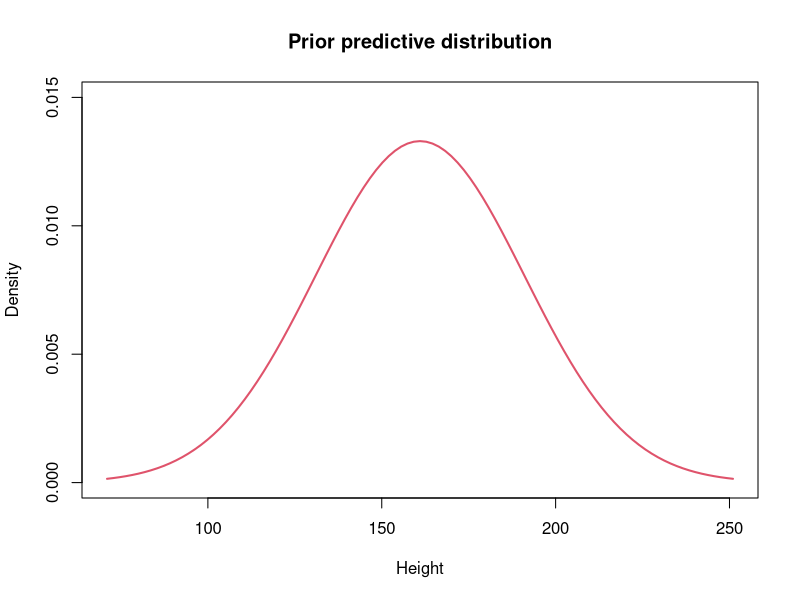
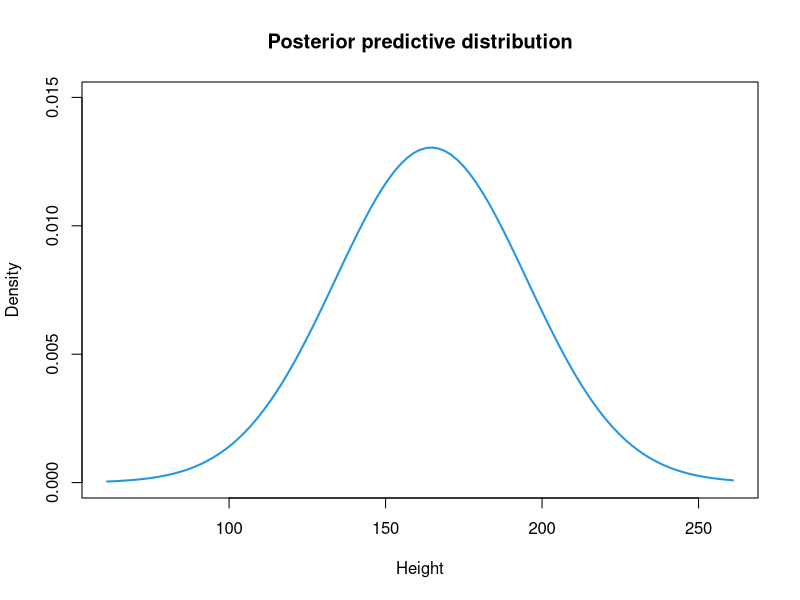
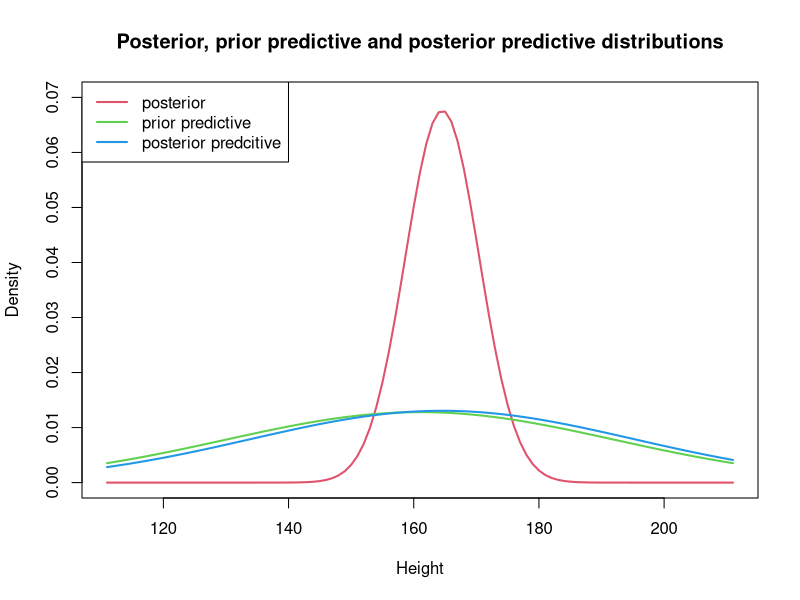
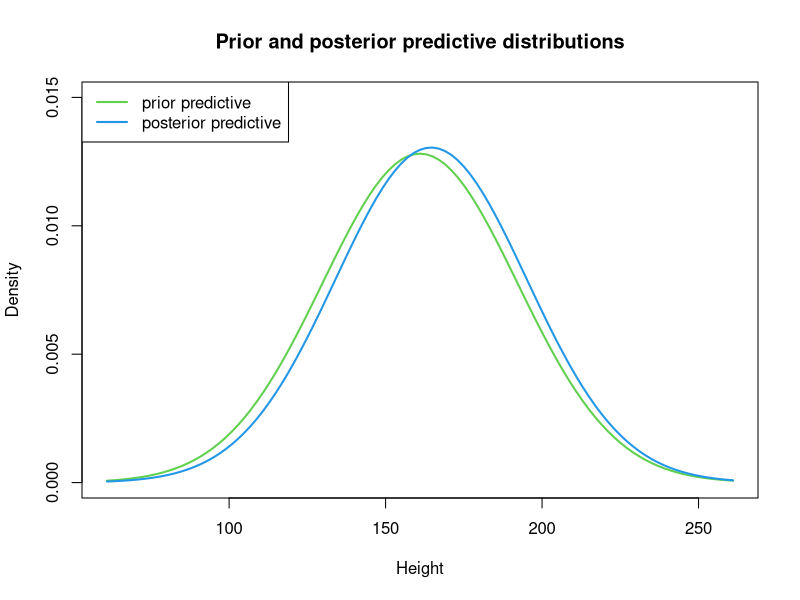
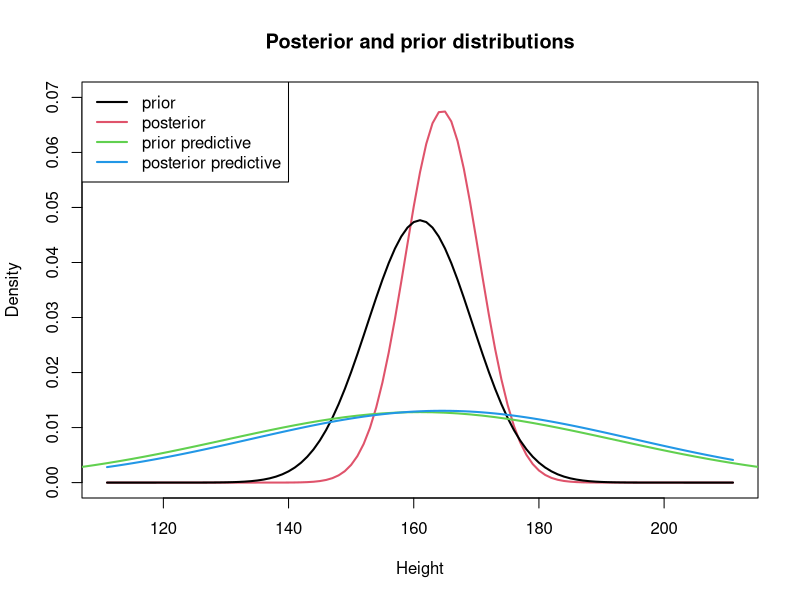
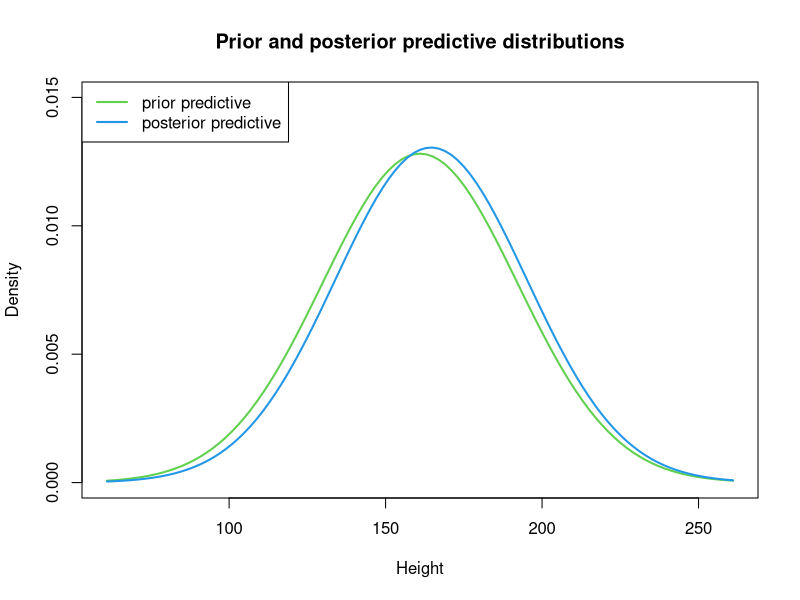
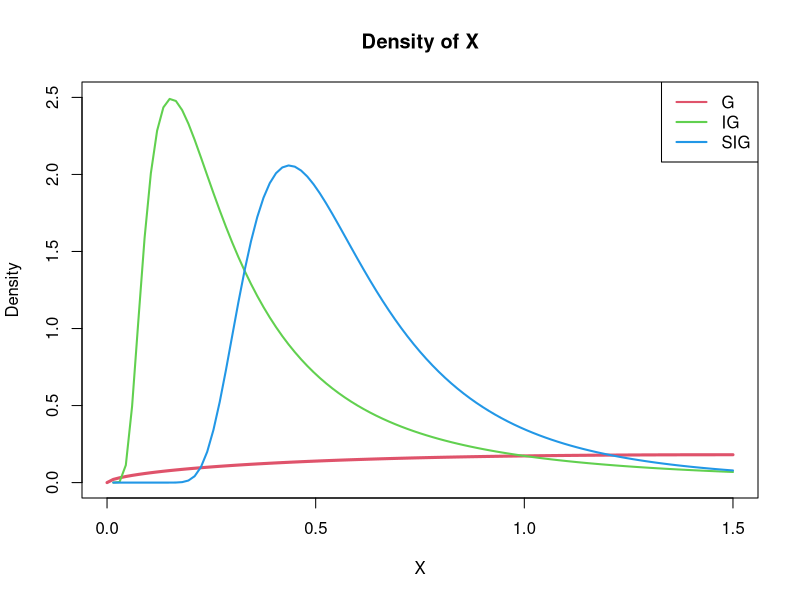
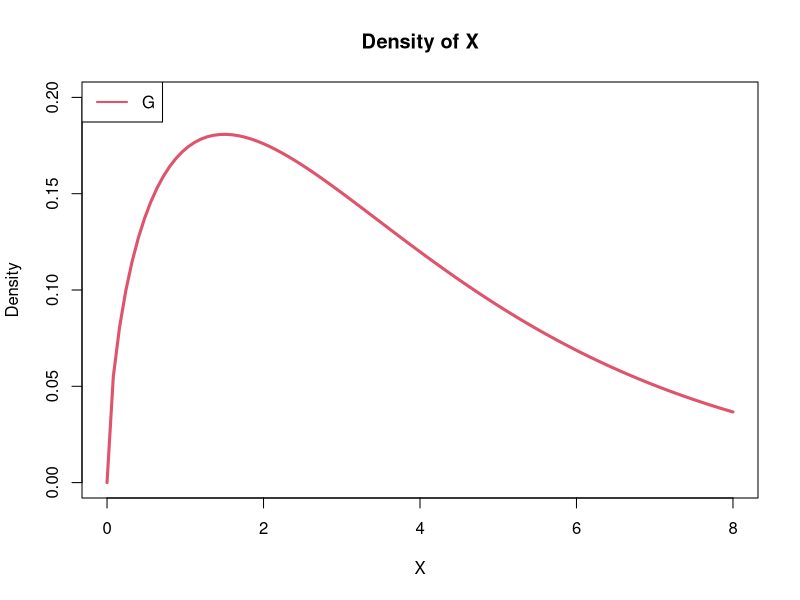

The R source for these figures, in order:
## ---- chunk 1
knitr::opts_chunk$set(echo = TRUE)
## ---- chunk 2
height <- c(166,168,168,177,160,170,172,159,175,164,175,167,164)
n      <- length(height) # sample size
y.bar  <- mean(height)   # sample mean
kappa  <- 1/900          # precision for data
mu     <- 161            # prior mean
lambda <- 1/70           # prior precision

## Compute posterior mean and precision
mu.post     <- (kappa*n*y.bar + lambda*mu) / (n*kappa + lambda)
lambda.post <- n*kappa + lambda
## ---- chunk 3
curve(dnorm(x, mean=mu, sd=sqrt(1/kappa)), ylim=c(0, 0.015), xlim=c(71, 251), 
      col=2, lwd=2, xlab="Height", ylab="Density", main="Prior predictive distribution")
## ---- chunk 4
## P[y > 200] for one future observation of Height
pnorm(200, mean=mu, sd=sqrt(1/lambda + 1/kappa), lower.tail=F)
## ---- chunk 5
## Compute posterior mean and precision
mu.post     <- (kappa*n*y.bar + lambda*mu) / (n*kappa + lambda)
lambda.post <- n*kappa + lambda

cat(sprintf("Posterior mean is %.4f \nPosterior inversed precision is %.4f", 
            mu.post, 1/lambda.post))
## ---- chunk 6
curve(dnorm(x, mean=mu.post, sd=sqrt(1/lambda.post + 1/kappa)), ylim=c(0, 0.015), 
      xlim=c(61, 261), col=4, lwd=2, xlab="Height", ylab="Density", 
      main="Posterior predictive distribution")
## ---- chunk 7
pnorm(200, mean=mu.post, sd=sqrt(1/lambda.post+1/kappa), lower.tail=F)
## ---- chunk 8
curve(dnorm(x, mean=164.558, sd=sqrt(34.80663)), ylim=c(0, 0.07), 
      xlim=c(111, 211), col=2, lwd=2, xlab="Height", ylab="Density", 
      main="Posterior, prior predictive and posterior predictive distributions")
curve(dnorm(x, mean=161, sd=sqrt(970)), col=3, lwd=2, add=TRUE)
curve(dnorm(x, mean=164.558, sd=sqrt(934.80663)), col=4, lwd=2, add=TRUE)
legend("topleft", col=2:4, lwd=2, 
       legend=c("posterior", "prior predictive", "posterior predcitive"))

curve(dnorm(x, mean=161, sd=sqrt(970)), ylim=c(0, 0.015), xlim=c(61, 261), col=3, lwd=2,
      xlab="Height", ylab="Density", main="Prior and posterior predictive distributions")
curve(dnorm(x, mean=164.558, sd=sqrt(934.80663)), col=4, lwd=2, add=TRUE)
legend("topleft", legend=c("prior predictive", "posterior predictive"), col=3:4, lwd=2)
## ---- chunk 9
curve(dnorm(x, mean=164.558, sd=sqrt(34.80663)), ylim=c(0, 0.07), xlim=c(111, 211), 
      col=2, lwd=2, xlab="Height", ylab="Density", 
      main="Posterior and prior distributions")
curve(dnorm(x, mean=161, sd=sqrt(70)), col=1, lwd=2, add=TRUE)
curve(dnorm(x, mean=161, sd=sqrt(970)), ylim=c(0, 0.015), xlim=c(61, 261), col=3, lwd=2, 
      add=T)
curve(dnorm(x, mean=164.558, sd=sqrt(934.80663)), col=4, lwd=2, add=TRUE)
legend("topleft", legend=c("prior", "posterior","prior predictive", "posterior predictive"), 
       col=c(1:4), lwd=2)

curve(dnorm(x, mean=161, sd=sqrt(970)), ylim=c(0, 0.015), xlim=c(61, 261), col=3, lwd=2, 
      xlab="Height", ylab="Density", main="Prior and posterior predictive distributions")
curve(dnorm(x, mean=164.558, sd=sqrt(934.80663)), col=4, lwd=2, add=TRUE)
legend("topleft", legend=c("prior predictive", "posterior predictive"), col=3:4, lwd=2)
## ---- chunk 10
df <- data.frame(
  Mean=c(mu, mu.post, mu, mu.post), 
  Variance=c(1/lambda, 1/lambda.post, 1/lambda+1/kappa, 1/lambda.post+1/kappa), 
  SD=c(sqrt(1/lambda),sqrt(1/lambda.post), sqrt(1/lambda+1/kappa), sqrt(1/lambda.post+1/kappa))
)
rownames(df) <- c("Prior","Posterior", "Prior predictive", "Posterior predictive")
knitr::kable(df, align="c", caption="Summary statistics")
## ---- chunk 11
df <- data.frame(
Mean=c(mu.post, mu, mu.post),
Variance=c(1/lambda.post, 1/lambda+1/kappa, 1/lambda.post+1/kappa),
SD=c(sqrt(1/lambda.post), sqrt(1/lambda+1/kappa), sqrt(1/lambda.post+1/kappa))
)
rownames(df) <- c("Posterior", "Prior predictive", "Posterior predictive")
knitr::kable(df, align="c", caption="Summary statistics")
## ---- chunk 12
## Define inverse-gamma distribution function
dinvgamma <- function(x, a, b) {
  return(
    (b^a)/gamma(a) * (1/x)^(a+1) * exp(-b/x)
  )
}

## Define square root inverse-gamma distribution function
dsqrtinvgamma <- function(x, a, b) {
  return(
    2 * (b^a)/gamma(a) * (1/x)^(2*a+1) * exp(-b/(x^2))
  )
}
## ---- chunk 13
a <- 1.6
b <- 0.4
## ---- chunk 14
curve(dgamma(x, shape=a, rate=b), xlim=c(0, 1.5), ylim=c(0, 2.5), col=2, lwd=3, 
      xlab="X", ylab="Density", main="Density of X")
curve(dinvgamma(x, a, b), col=3, lwd=2, add=TRUE)
curve(dsqrtinvgamma(x, a, b), add=TRUE, col=4, lwd=2)
legend("topright", legend=c("G", "IG", "SIG"), col=2:4, lwd=2)
## ---- chunk 15
curve(dgamma(x, shape=a, rate=b), xlim=c(0, 8), ylim=c(0, 0.2), col=2, lwd=3, 
      xlab="X", ylab="Density", main="Density of X")
legend("topleft", legend="G", col=2, lwd=2)

curve(dinvgamma(x, a, b), xlim=c(0, 0.5), col=3, lwd=2, 
      main="Densities of Y and Z", y="Density", xlab="Y or Z")
curve(dsqrtinvgamma(x, a, b), add=TRUE, col=4, lwd=2)
legend("topleft", legend=c("IG", "SIG"), col=c(3, 4), lwd=2)
## ---- chunk 16
## Set seed for reproducible results
set.seed(44566)

## Parameters for Gamma
a <- 1.6 # shape
b <- 0.4 # rate (inverse of scale)

## MC sample size
M <- 1000
## ---- chunk 17
## Generate a MC sample of size 1000 from Gamma 
mc.G <- rgamma(M, shape=a, rate=b)

## Generate a MC sample of size 1000 from Inverse Gamma 
mc.IG <- 1 / mc.G

## Generate a MC sample of size 1000 from Square root Inverse Gamma 
mc.SIG <- sqrt(1/mc.G)
## ---- chunk 18
plot(1:M, mc.G, type="l", col=2, xlab="Iterations", ylab="MC sample", 
     main="Traceplot of the MC sample from Gamma")
hist(mc.G, breaks=50, freq=FALSE, xlab="X", main="Histogram of MC sample of X")
curve(dgamma(x, a, b), add=TRUE, col=2, lwd=2)

plot(1:M, mc.IG, type="l", col=3, xlab="Iterations", ylab="MC sample", 
     main="Traceplot of the MC sample from Inverse Gamma")
hist(mc.IG, breaks=50, freq=FALSE, xlab="Y", main="Histogram of MC sample of Y")
curve(dinvgamma(x, a, b), add=TRUE, col=3, lwd=2)

plot(1:M, mc.SIG, type="l", col=4, xlab="Iterations", ylab="MC sample", 
     main="Traceplot of the MC sample from Square root Inverse Gamma")
hist(mc.SIG, breaks=50, freq=FALSE, ylim=c(0, 2), xlab="Z", 
     main="Histogram of MC sample of Z")
curve(dsqrtinvgamma(x, a, b), add=TRUE, col=4, lwd=2)
## ---- chunk 19
hist(mc.G, breaks=50, freq=FALSE)
curve(dgamma(x, a, b), add=TRUE, col=2, lwd=2)

hist(mc.IG, breaks=50, freq=FALSE)
curve(dinvgamma(x, a, b), add=TRUE, col=3, lwd=2)

hist(mc.SIG, breaks=50, freq=FALSE, ylim=c(0, 2))
curve(dsqrtinvgamma(x, a, b), add=TRUE, col=4, lwd=2)
## ---- chunk 20
hist(mc.G, breaks=50, freq=FALSE)
curve(dgamma(x, a, b), from=min(mc.G), to=max(mc.G), add=TRUE, col=2, lwd=2)

hist(mc.IG, breaks=50, freq=FALSE)
curve(dinvgamma(x, a, b), from=min(mc.IG), to=max(mc.IG), add=TRUE, col=3, lwd=2)

hist(mc.SIG, breaks=50, freq=FALSE, ylim=c(0, 2))
curve(dsqrtinvgamma(x, a, b), from=min(mc.SIG), to=max(mc.SIG), add=TRUE, col=4, lwd=2)
## ---- chunk 21
## Gamma
meanG <- mean(mc.G)
medG <- median(mc.G)

## Inverse Gamma
meanIG <- mean(mc.IG)
medIG <- median(mc.IG)

## Square root Inverse Gamma
meanSIG <- mean(mc.SIG)
medSIG <- median(mc.SIG)
## ---- chunk 22
df <- data.frame(
  c(meanG, meanIG, meanSIG), 
  c(medG, medIG, medSIG)
)
colnames(df) <- c("Sample Mean", "Sample Median")
rownames(df) <- c("G", "IG", "SIG")

knitr::kable(df, caption="Summary statistics", align="c")
## ---- chunk 23
cat(sprintf(
  "Median of X: %.4f\nOne over median of Y: %.4f\nOne over squared median of Z: %.4f", 
  medG, 1/medIG, 1/medSIG^2
))
## ---- chunk 24
cat(sprintf(
  "Mean of X: %.4f\nOne over mean of Y: %.4f\nOne over squared mean of Z: %.4f", 
  meanG, 1/meanIG, 1/meanSIG^2
))
## ---- chunk 25
par(mfrow = c(1,2))
x <- seq(from =0, to = 2, length.out = 100)
plot(x=x, y = 1/x,type = "l")
plot(x=x, y = sqrt(1/x), type = "l")
## ---- chunk 26
#Because both are convex
1/meanG <= meanIG
sqrt(1/meanG) <= meanSIG
